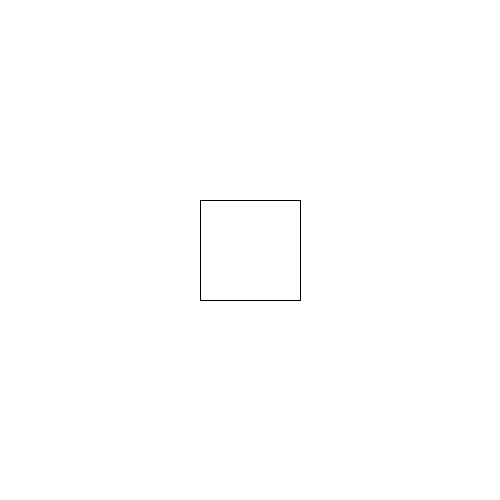
Frame 1 (no input)
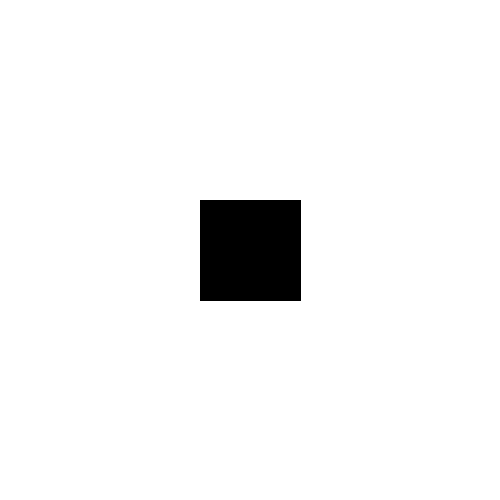
Frame 60 (the mouse pressed at the canvas centre just before this capture)
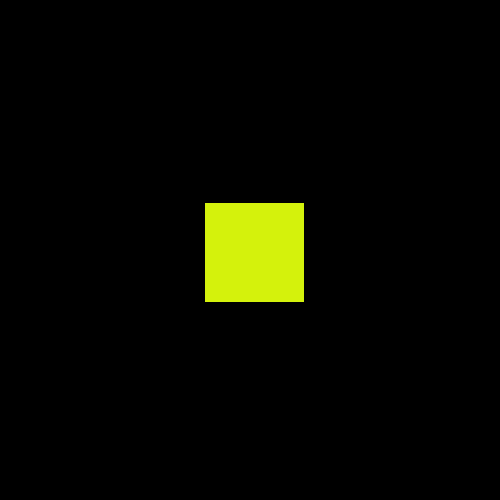
Frame 120 (the mouse held since frame 60 and released just before this capture)

The Processing sketch that drew these frames (run headless with seeded random() and noise(); from frame 60 on, the mouse is pressed at the canvas centre):

// Processing sketch: moving_square
// ── moving_square.pde
void setup() {
  size(500, 500);
  frameRate(15);
}

void draw() {
  if (mouseX>200 && mouseX<300 && mouseY>200 && mouseY<300) {
    background(0);
    rect(random(195, 205), random(195, 205), 100, 100);
    fill(random(255),random(255), random(255));
  } else {
    background(255);
    rect(200, 200, 100, 100);
    fill(0);
  }
}
